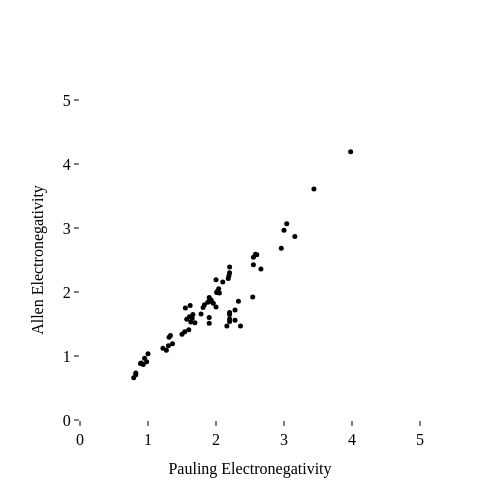

Source (notebook cell):
### Code cell
import plotly.express as px
#import kaleido

fig = px.scatter(df, 
                x="pauling", 
                y="allen",
                width=500, 
                height=500, 
                hover_data=["symbol", "name"], 
                log_y=False, 
                title="Electronegativity", 
                labels={"number": "Atomic Number", "name": "Element Name"},
                template="simple_white",
)


fig.update_traces(
    customdata=df[["name"]],
    hovertemplate=
    "Pauling #: %{x}<br>" +
    "Allen: %{y}<br>" +
    "Element: %{customdata[0]}<extra></extra>"
)

fig.update_traces(
#    mode="lines+markers",
    mode="markers",
    marker=dict(size=5, color="black", opacity=1,),
#    line=dict(color="black", width=2),
    line=None,  # Remove the line connecting the markers
    selector=dict(mode="markers")
)



# Make the plot above again using tufte style
fig.update_layout(
    font=dict(
        family="Palatino, Garamond, Computer Modern, Times New Roman",     # e.g. "Times New Roman", "Helvetica", "Computer Modern"
        size=16,
        color="black"
    ),
    title = None,
    title_font_size=14,
    xaxis_title="Pauling Electronegativity",
    yaxis_title="Allen Electronegativity",
    xaxis_title_font_size=16,
    yaxis_title_font_size=16,
    xaxis=dict(
        showline=False,
        linewidth=1,
        linecolor='black',
        ticks='outside',
        tickwidth=1,
        tickcolor='black',
        ticklen=5,
        range=[0, 5]
    ),
    yaxis=dict(
        showline=False,
        linewidth=1,
        linecolor='black',
        ticks='outside',
        tickwidth=1,
        tickcolor='black',
        ticklen=5,
        range=[0, 5],
    )
)


fig.write_html("plot_electronegativity_plotly_tufte.html", include_plotlyjs="cdn")
#fig.write_image("plot_electronegativity_plotly_tufte.pdf") # requires kaleido package to be installed
fig.show()

### Figure 1 — Plotly figure (JSON) as saved in the notebook; plotly's stock layout.template omitted (floating-point values rounded to 4 significant figures)
{"data": [{"customdata": [["hydrogen"], ["helium"], ["lithium"], ["beryllium"], ["boron"], ["carbon"], ["nitrogen"], ["oxygen"], ["fluorine"], ["neon"], ["sodium"], ["magnesium"], ["aluminium"], ["silicon"], ["phosphorus"], ["sulfur"], ["chlorine"], ["argon"], ["potassium"], ["calcium"], ["scandium"], ["titanium"], ["vanadium"], ["chromium"], ["manganese"], ["iron"], ["cobalt"], ["nickel"], ["copper"], ["zinc"], ["gallium"], ["germanium"], ["arsenic"], ["selenium"], ["bromine"], ["krypton"], ["rubidium"], ["strontium"], ["yttrium"], ["zirconium"], ["niobium"], ["molybdenum"], ["technetium"], ["ruthenium"], ["rhodium"], ["palladium"], ["silver"], ["cadmium"], ["indium"], ["tin"], ["antimony"], ["tellurium"], ["iodine"], ["xenon"], ["caesium"], ["barium"], ["lanthanum"], ["cerium"], ["praseodymium"], ["neodymium"], ["promethium"], ["samarium"], ["europium"], ["gadolinium"], ["terbium"], ["dysprosium"], ["holmium"], ["erbium"], ["thulium"], ["ytterbium"], ["lutetium"], ["hafnium"], ["tantalum"], ["tungsten"], ["rhenium"], ["osmium"], ["iridium"], ["platinum"], ["gold"], ["mercury"], ["thallium"], ["lead"], ["bismuth"], ["polonium"], ["astatine"], ["radon"], ["francium"], ["radium"], ["actinium"], ["thorium"], ["protactinium"], ["uranium"], ["neptunium"], ["plutonium"], ["americium"], ["curium"], ["berkelium"], ["californium"], ["einsteinium"], ["fermium"], ["mendelevium"], ["nobelium"]], "hovertemplate": "Pauling #: %{x}<br>Allen: %{y}<br>Element: %{customdata[0]}<extra></extra>", "legendgroup": "", "line": {}, "marker": {"color": "black", "opacity": 1, "size": 5, "symbol": "circle"}, "mode": "markers", "name": "", "orientation": "v", "showlegend": false, "type": "scatter", "x": [2.2, NaN, 0.98, 1.57, 2.04, 2.55, 3.04, 3.44, 3.98, NaN, 0.93, 1.31, 1.61, 1.9, 2.19, 2.58, 3.16, NaN, 0.82, 1.0, 1.36, 1.54, 1.63, 1.66, 1.55, 1.83, 1.88, 1.91, 1.9, 1.65, 1.81, 2.01, 2.18, 2.55, 2.96, 3.0, 0.82, 0.95, 1.22, 1.33, 1.6, 2.16, 1.9, 2.2, 2.28, 2.2, 1.93, 1.69, 1.78, 1.96, 2.05, 2.1, 2.66, 2.6, 0.79, 0.89, 1.1, 1.12, 1.13, 1.14, 1.1, 1.17, 1.1, 1.2, 1.1, 1.22, 1.23, 1.24, 1.25, 1.1, 1.27, 1.3, 1.5, 2.36, 1.9, 2.2, 2.2, 2.28, 2.54, 2.0, 1.62, 2.33, 2.02, 2.0, 2.2, NaN, NaN, 0.9, 1.1, 1.3, 1.5, 1.38, 1.36, 1.28, 1.3, 1.3, 1.3, 1.3, 1.3, 1.3, 1.3, 1.3], "xaxis": "x", "y": [2.3, 4.16, 0.912, 1.576, 2.051, 2.544, 3.066, 3.61, 4.193, 4.787, 0.869, 1.293, 1.613, 1.916, 2.253, 2.589, 2.869, 3.242, 0.734, 1.034, 1.19, 1.38, 1.53, 1.65, 1.75, 1.8, 1.84, 1.88, 1.85, 1.588, 1.756, 1.994, 2.211, 2.424, 2.685, 2.966, 0.706, 0.963, 1.12, 1.32, 1.41, 1.47, 1.51, 1.54, 1.56, 1.58, 1.87, 1.521, 1.656, 1.824, 1.984, 2.158, 2.359, 2.582, 0.659, 0.881, NaN, NaN, NaN, NaN, NaN, NaN, NaN, NaN, NaN, NaN, NaN, NaN, NaN, NaN, 1.09, 1.16, 1.34, 1.47, 1.6, 1.65, 1.68, 1.72, 1.92, 1.765, 1.789, 1.854, 2.01, 2.19, 2.39, 2.6, 0.67, 0.89, NaN, NaN, NaN, NaN, NaN, NaN, NaN, NaN, NaN, NaN, NaN, NaN, NaN, NaN], "yaxis": "y"}], "layout": {"font": {"color": "black", "family": "Palatino, Garamond, Computer Modern, Times New Roman", "size": 16}, "height": 500, "legend": {"tracegroupgap": 0}, "title": {"font": {"size": 14}}, "width": 500, "xaxis": {"anchor": "y", "domain": [0, 1], "linecolor": "black", "linewidth": 1, "range": [0, 5], "showline": false, "tickcolor": "black", "ticklen": 5, "ticks": "outside", "tickwidth": 1, "title": {"font": {"size": 16}, "text": "Pauling Electronegativity"}}, "yaxis": {"anchor": "x", "domain": [0, 1], "linecolor": "black", "linewidth": 1, "range": [0, 5], "showline": false, "tickcolor": "black", "ticklen": 5, "ticks": "outside", "tickwidth": 1, "title": {"font": {"size": 16}, "text": "Allen Electronegativity"}}}}
